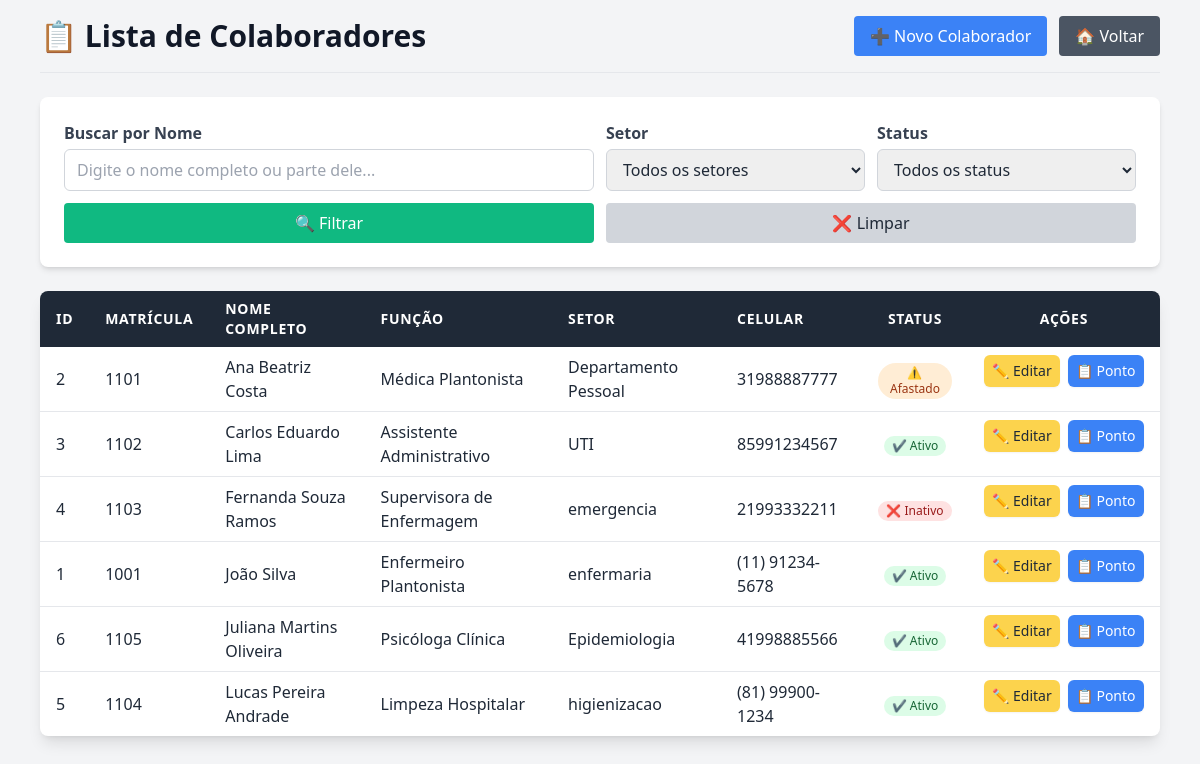
The page /auth/colaboradores/ (signed in) on the database as committed earlier.
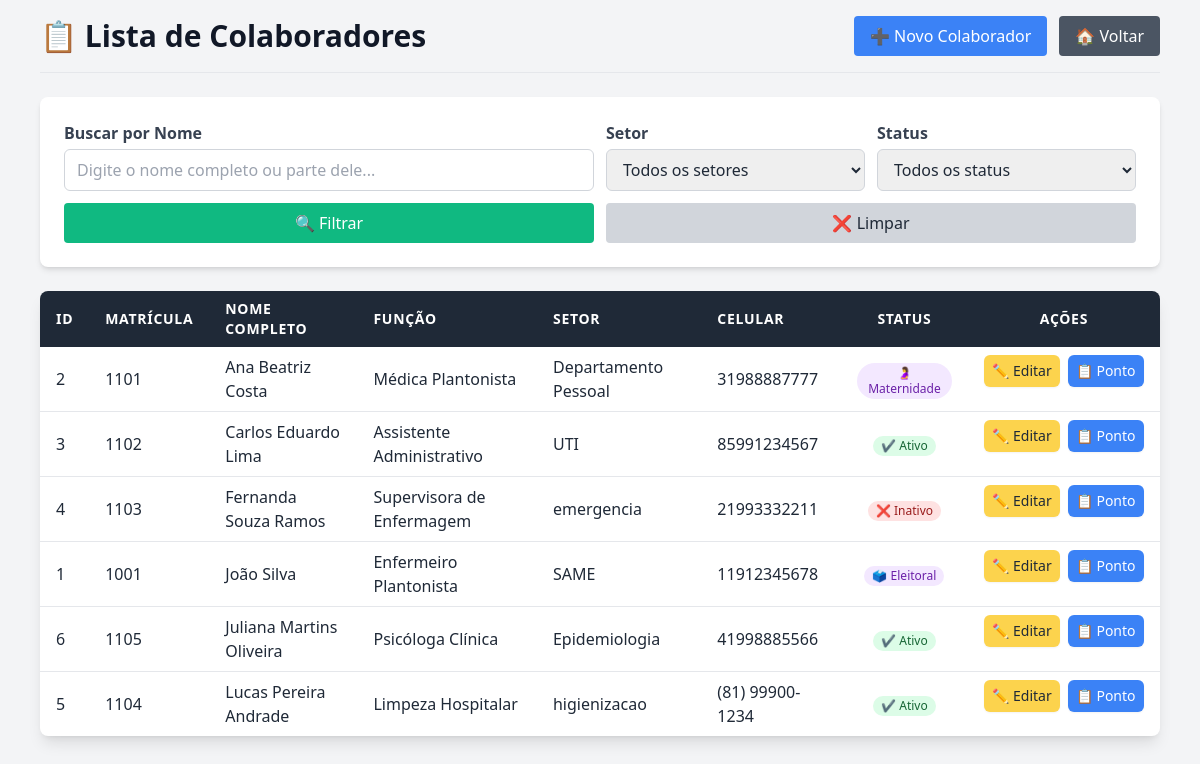
The same page on the database as committed later.
### dp_ses_management/models.py (models this page shows, shortened)
class Colaborador(models.Model):
    registro = models.AutoField(primary_key=True)
    matricula = models.CharField(max_length=255, unique=True, verbose_name="Matrícula (código funcional)", blank=True, null=True)
    nome_completo = models.CharField(max_length=255, verbose_name="Nome completo", blank=True, null=True)
    CARGO_CHOICES = [
        ('medico', 'Médico'),
        ('analista', 'Analista em Saúde'),
        ('assistente', 'Assistente em Saúde'),
        ('auxiliar', 'Auxiliar em Saúde'),
    ]
    cargo = models.CharField(max_length=255, choices=CARGO_CHOICES, verbose_name="Cargo", default='aux_admin', blank=True, null=True)
    funcao = models.CharField(max_length=255, verbose_name="Função Específica", blank=True, null=True)
    numero_conselho = models.CharField(max_length=255, blank=True, null=True, verbose_name="Número do conselho profissional")
    uf_conselho = models.CharField(max_length=255, blank=True, null=True, verbose_name="UF do conselho")
    nome_conselho = models.CharField(max_length=255, blank=True, null=True, verbose_name="Nome do conselho")
    SETOR_CHOICES = [
        ('almoxarifado', 'Almoxarifado'),
        ('ambulatorio', 'Ambulatório'),
        ('bloco_cirurgico', 'Bloco Cirúrgico'),
        ('ccih', 'CCIH'),
        ('clinica_cirurgica', 'Clínica Cirúrgica'),
        ('clinica_ortopedica', 'Clínica Ortopédica'),
        ('epidemiologia', 'Epidemiologia'),
        ('farmacia', 'Farmácia'),
        ('imobilizacao', 'Imobilização'),
        ('maternidade', 'Maternidade'),
        ('recepcao', 'Recepção'),
        ('same', 'SAME'),
        ('uti', 'UTI'),
        ('dp', 'Departamento Pessoal'),
    ]
    setor_trabalho = models.CharField(max_length=255, choices=SETOR_CHOICES, verbose_name="Setor de trabalho", default='enfermaria', blank=True, null=True)
    TURNO_CHOICES = [
        ('manha', 'Manhã'),
        ('tarde', 'Tarde'),
        ('noite', 'Noite'),
        ('integral', 'Integral'),
        ('diarista', 'Diarista'),
    ]
    turno = models.CharField(max_length=255, choices=TURNO_CHOICES, verbose_name="Turno", default='manha', blank=True, null=True)
    dias_trabalho = models.CharField(max_length=255, verbose_name="Dias de trabalho", blank=True, null=True)
    jornada_trabalho = models.CharField(max_length=255, verbose_name="Jornada de trabalho (Ex: 8h/dia)", blank=True, null=True)
    tipo_contrato = models.CharField(max_length=255, verbose_name="Tipo de contrato", blank=True, null=True)
    STATUS_CHOICES = [
        ('ativo', 'Ativo'),
        ('inativo', 'Inativo'),
        ('ferias', 'Férias'),
        ('afastado', 'Afastado'),
        ('licencan', 'Licença Nojo'),
        ('licencag', 'Licença Gala'),
        ('licencam', 'Licença Maternidade'),
        ('licencap', 'Licença Paternidade'),
        ('licencae', 'Licença Eleitoral'),
        ('licencat', 'Licença de Trato e Interesse Particular'),
        ('licencaedu', 'Licença Estudo'),
        ('licencapremio', 'Licença Prêmio'),
        ('demitido', 'Demitido'),
        ('exonerado', 'Exonerado'),
    ]
    status = models.CharField(max_length=255, choices=STATUS_CHOICES, verbose_name="Status", default='ativo', blank=True, null=True)
    data_admissao = models.DateField(verbose_name="Data de admissão", blank=True, null=True)
    nome_mae = models.CharField(max_length=255, verbose_name="Nome da mãe", blank=True, null=True)
    nome_pai = models.CharField(max_length=255, blank=True, null=True, verbose_name="Nome do pai")
    data_nascimento = models.DateField(verbose_name="Data de nascimento", blank=True, null=True)
    naturalidade = models.CharField(max_length=255, verbose_name="Naturalidade (cidade/estado)", blank=True, null=True)
    ESTADO_CIVIL_CHOICES = [
        ('solteiro', 'Solteiro(a)'),
        ('casado', 'Casado(a)'),
        ('divorciado', 'Divorciado(a)'),
        ('viuvo', 'Viúvo(a)'),
        ('uniao_estavel', 'União Estável'),
    ]
    estado_civil = models.CharField(max_length=255, choices=ESTADO_CIVIL_CHOICES, verbose_name="Estado civil", default='solteiro', blank=True, null=True)
    titulo_eleitor = models.CharField(max_length=255, blank=True, null=True, verbose_name="Título de eleitor")
    zona_eleitoral = models.CharField(max_length=255, blank=True, null=True, verbose_name="Zona eleitoral")
    secao_eleitoral = models.CharField(max_length=255, blank=True, null=True, verbose_name="Seção eleitoral")
    estado_vota = models.CharField(max_length=255, blank=True, null=True, verbose_name="Estado onde vota")
    rg_completo = models.CharField(max_length=255, verbose_name="RG (Número e órgão emissor)", blank=True, null=True)
    cpf = models.CharField(max_length=255, unique=True, verbose_name="CPF", blank=True, null=True)
    numero_ctps = models.CharField(max_length=255, unique=True, verbose_name="Número da CTPS", blank=True, null=True)
    serie_ctps = models.CharField(max_length=255, verbose_name="Série da CTPS", blank=True, null=True)
    uf_ctps = models.CharField(max_length=255, verbose_name="UF da CTPS", blank=True, null=True)
    documento_militar = models.CharField(max_length=255, blank=True, null=True, verbose_name="Documento militar")
    grau_instrucao = models.CharField(max_length=255, verbose_name="Grau de instrução", blank=True, null=True)
    numero_pasep = models.CharField(max_length=255, blank=True, null=True, verbose_name="Número do PASEP")
    celular = models.CharField(max_length=255, verbose_name="Celular", blank=True, null=True)
    telefone_fixo = models.CharField(max_length=255, blank=True, null=True, verbose_name="Telefone fixo")
    email = models.EmailField(verbose_name="E-mail", unique=True, blank=True, null=True)
    cep = models.CharField(max_length=255, verbose_name="CEP", blank=True, null=True)
    endereco = models.CharField(max_length=255, verbose_name="Logradouro", blank=True, null=True)
    numero = models.CharField(max_length=255, verbose_name="Número", blank=True, null=True)
    complemento = models.CharField(max_length=255, blank=True, null=True, verbose_name="Complemento")
    bairro = models.CharField(max_length=255, verbose_name="Bairro", blank=True, null=True)
    cidade = models.CharField(max_length=255, verbose_name="Cidade", blank=True, null=True)
    uf = models.CharField(max_length=255, verbose_name="UF", blank=True, null=True)
    observacoes = models.TextField(
        max_length=10000,
        blank=True,
        null=True,
        verbose_name="Observações (informações adicionais)"
    )

### dp_ses_management/views.py (the view)
# urls.py: path('colaboradores/', views.listar_colaboradores, name='listar_colaboradores'),
@login_required(login_url='/auth/login/')
def listar_colaboradores(request):
    filtro_setor = request.GET.get('setor', '')
    filtro_status = request.GET.get('status', '')
    filtro_busca_nome = request.GET.get('busca_nome', '').strip()
    colaboradores = Colaborador.objects.all().order_by('nome_completo')
    if filtro_setor:
        colaboradores = colaboradores.filter(setor_trabalho=filtro_setor)
    if filtro_status:
        colaboradores = colaboradores.filter(status=filtro_status)
    if filtro_busca_nome:
        colaboradores = colaboradores.filter(nome_completo__icontains=filtro_busca_nome)
    setores_choices = [choice[0] for choice in Colaborador.SETOR_CHOICES]
    status_choices = [choice[0] for choice in Colaborador.STATUS_CHOICES]
    context = {
        'colaboradores': colaboradores,
        'filtro_setor': filtro_setor,
        'filtro_status': filtro_status,
        'filtro_busca_nome': filtro_busca_nome,
        'setores': sorted(list(set(setores_choices))),
        'status_opcoes': status_choices,
    }
    return render(request, 'tarefas/listar_colaboradores.html', context)

### templates/tarefas/listar_colaboradores.html (shortened to what the changed rows need)
<!DOCTYPE html>
<html lang="pt-BR">
<head>
    {% load static %}
    <script src="https://cdn.tailwindcss.com"></script>
</head>
<body class="bg-gray-100 text-gray-800 min-h-screen px-2 pt-4">
    <div class="main-container w-full mx-auto flex flex-col min-h-[90vh] px-2 sm:px-4 md:px-6 lg:px-8">
        <div class="header-container flex flex-col sm:flex-row items-start sm:items-center justify-between border-b pb-4 mb-4 sm:mb-6 gap-4">
            <h1 class="text-2xl sm:text-3xl font-extrabold text-gray-900">📋 Lista de Colaboradores</h1>
        </div>
        <div class="table-container flex-grow overflow-x-auto bg-white rounded-lg shadow-lg max-h-[65vh] text-sm sm:text-base">
            <table class="table-responsive min-w-full table-auto text-left">
                <thead>
                    <tr class="bg-gray-800 text-white sticky top-0 z-10">
                        <th class="px-2 sm:px-4 py-2 font-semibold text-xs sm:text-sm uppercase tracking-wider">ID</th>
                        <th class="px-2 sm:px-4 py-2 font-semibold text-xs sm:text-sm uppercase tracking-wider">Matrícula</th>
                        <th class="px-2 sm:px-4 py-2 font-semibold text-xs sm:text-sm uppercase tracking-wider">Nome Completo</th>
                        <th class="px-2 sm:px-4 py-2 font-semibold text-xs sm:text-sm uppercase tracking-wider">Função</th>
                        <th class="px-2 sm:px-4 py-2 font-semibold text-xs sm:text-sm uppercase tracking-wider">Setor</th>
                        <th class="px-2 sm:px-4 py-2 font-semibold text-xs sm:text-sm uppercase tracking-wider">Celular</th>
                        <th class="px-2 sm:px-4 py-2 font-semibold text-xs sm:text-sm uppercase tracking-wider text-center">Status</th>
                        <th class="px-2 sm:px-4 py-2 font-semibold text-xs sm:text-sm uppercase tracking-wider text-center min-w-[8rem] sm:min-w-[12rem]">Ações</th>
                    </tr>
                </thead>
                <tbody class="divide-y divide-gray-200">
                    {% for colaborador in colaboradores %}
                    <tr class="hover:bg-gray-50 transition duration-150 ease-in-out">
                        <td class="px-2 sm:px-4 py-2">{{ colaborador.registro }}</td>
                        <td class="px-2 sm:px-4 py-2">{{ colaborador.matricula }}</td>
                        <td class="px-2 sm:px-4 py-2">{{ colaborador.nome_completo }}</td>
                        <td class="px-2 sm:px-4 py-2">{{ colaborador.funcao }}</td>
                        <td class="px-2 sm:px-4 py-2">{{ colaborador.get_setor_trabalho_display }}</td>
                        <td class="px-2 sm:px-4 py-2">{{ colaborador.celular }}</td>
                        <td class="px-2 sm:px-4 py-2 text-center">
                            <span class="status-badge inline-flex items-center px-2 py-0.5 rounded-full text-xs font-medium
                                {% if colaborador.status == 'ativo' %}
                                    bg-green-100 text-green-800
                                {% elif colaborador.status == 'ferias' %}
                                    bg-blue-100 text-blue-800
                                {% elif colaborador.status == 'afastado' %}
                                    bg-orange-100 text-orange-800
                                {% elif colaborador.status == 'licenca' %}
                                    bg-purple-100 text-purple-800
                                {% elif colaborador.status == 'licencan' %}
                                    bg-purple-100 text-purple-800
                                {% elif colaborador.status == 'licencag' %}
                                    bg-purple-100 text-purple-800
                                {% elif colaborador.status == 'licencam' %}
                                    bg-purple-100 text-purple-800
                                {% elif colaborador.status == 'licencae' %}
                                    bg-purple-100 text-purple-800
                                {% elif colaborador.status == 'licencat' %}
                                    bg-purple-100 text-purple-800
                                {% elif colaborador.status == 'licencaedu' %}
                                    bg-purple-100 text-purple-800
                                {% elif colaborador.status == 'licencapremio' %}
                                    bg-purple-100 text-purple-800
                                {% elif colaborador.status == 'demitido' %}
                                    bg-red-200 text-red-900
                                {% elif colaborador.status == 'exonerado' %}
                                    bg-gray-300 text-gray-800
                                {% else %}
                                    bg-red-100 text-red-800
                                {% endif %}">
                                {% if colaborador.status == 'ativo' %}✔ Ativo
                                {% elif colaborador.status == 'ferias' %}☀️ Férias
                                {% elif colaborador.status == 'afastado' %}⚠️ Afastado
                                {% elif colaborador.status == 'licencan' %}💐 Nojo
                                {% elif colaborador.status == 'licencag' %}💍 Gala
                                {% elif colaborador.status == 'licencam' %}🤰 Maternidade
                                {% elif colaborador.status == 'licencap' %}👶 Paternidade
                                {% elif colaborador.status == 'licencae' %}🗳️ Eleitoral
                                {% elif colaborador.status == 'licencat' %}📄 Trato
                                {% elif colaborador.status == 'licencaedu' %}📚 Estudo
                                {% elif colaborador.status == 'licencapremio' %}💎 Prêmio
                                {% elif colaborador.status == 'demitido' %}🛑 Demitido
                                {% elif colaborador.status == 'exonerado' %}🚪 Exonerado
                                {% else %}❌ Inativo
                                {% endif %}
                            </span>
                        </td>
                        <td class="px-2 sm:px-4 py-2 flex flex-wrap sm:flex-nowrap gap-1 sm:gap-2 justify-center items-center min-w-[8rem] sm:min-w-[12rem]">
                            {% if colaborador.registro %}
                                <a href="{% url 'tarefas:editar_colaborador' colaborador.registro %}" class="btn-action-edit">
                                    ✏️ Editar
                                </a>
                                <button type="button" class="btn-action-pontos" onclick="openFolhaPontoModal('{{ colaborador.registro }}')">
                                    📋 Ponto
                                </button>
                            {% else %}
                                <span class="text-gray-500 text-xs">Registro inválido</span>
                            {% endif %}
                        </td>
                    </tr>
                    {% empty %}
                    <tr>
                        <td colspan="8" class="text-center py-4 sm:py-6 text-gray-500 text-sm sm:text-lg">Nenhum colaborador encontrado.</td>
                    </tr>
                    {% endfor %}
                </tbody>
            </table>
        </div>
    </div>
</body>
</html>

Rows that differ between the two databases and show on the page:
changed Colaborador "Ana Beatriz Costa": status "⚠️ Afastado" → "🤰 Maternidade"
changed Colaborador "João Silva": setor_trabalho "enfermaria" → "SAME"; celular "(11) 91234-5678" → "11912345678"; status "✔ Ativo" → "🗳️ Eleitoral"
